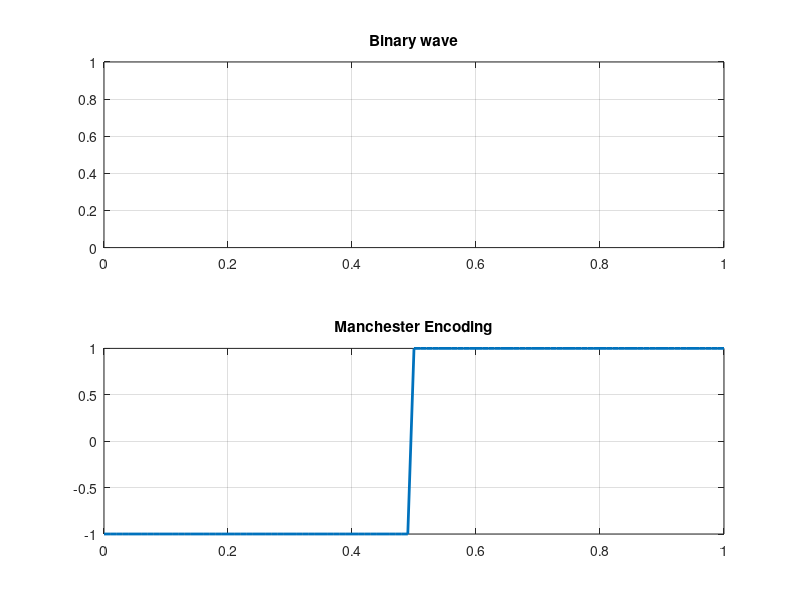

Write the MATLAB code that produced this figure.
%Manchester uses a polarity inversion in the middle of each bit period 
%   Low to high represents '1'
%   High to low represents '0'
clc;
close all;
clear;

b=input('Binary data: ','s')-'0';
n=length(b);
t=0:0.01:n;

for i=1:n
  bw(i*100:(i+1)*100)=b(i);
end
bw=bw(100:end);

subplot(2,1,1)
plot(t,bw, 'linewidth',2);
axis([0 n 0 +1]);
grid on;
title('Binary wave')

for j=1:n
  if(b(j)==0)
    x(j*100:(j*100)+50) = 1;
    x((j*100)+50:(j+1)*100) = -1; %High to Low (1 to -1)
  else
    x(j*100:(j*100)+50) = -1;
    x((j*100)+50:(j+1)*100) = 1; %Low to high (-1 to 1)
  endif
end

x=x(100:end);

subplot(2,1,2)
plot(t,x, 'linewidth',2);
axis([0 n -1 +1]);
grid on;
title('Manchester Encoding')





